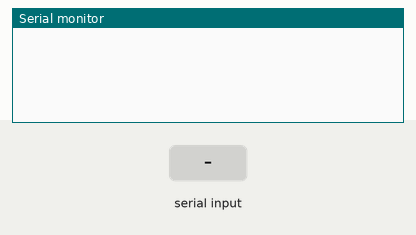
Bench run of a sketch on a simulated Arduino Mega 2560, built with avr-gcc and run on an emulated ATmega2560. On the bench: the last lines printed to the serial monitor. The inputs (shaded band) are chosen by the test bench.

Above: at 1.2 s.
1.3 s: "1" received over the second serial link
At 3.5 s:
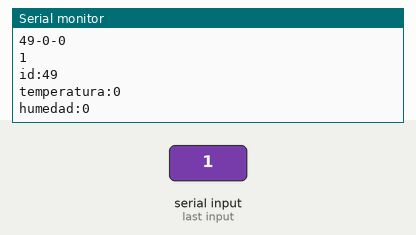
3.8 s: "0" received over the second serial link
At 5.2 s:
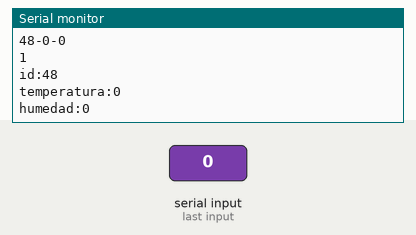
5.3 s: "2" received over the second serial link
At 7.8 s:
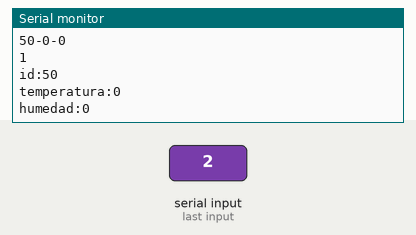
Timing chart, 0 to 9.3 s (numbered marks = the images above; inputs shaded):
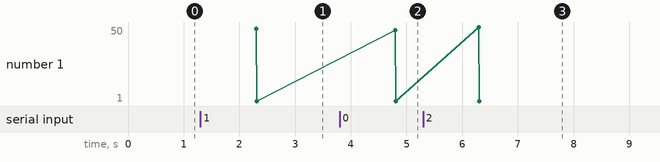

Measured:
- after the input at 1.3 s, the serial monitor: prints a new line after 1.0 s (image 1)
- after the input at 3.8 s, the serial monitor: prints a new line after 1.0 s (image 2)
- after the input at 5.3 s, the serial monitor: prints a new line after 1.0 s (image 3)

The sketch:

dreceptor.ino
```cpp
/*
  StructEnviar

  Este programa muestra la decodificacion de tramas usando desplazamientos

  created 1 apr 2020
  by Fabian Astudillo-Salinas
     <fabian.astudillos@ucuenca.edu.ec>
*/

#define FRAME_SIZE 3

uint8_t id;   // 8 bits
uint16_t temperatura; //9 bits
uint8_t humedad;  // 7 bits

uint8_t trama[FRAME_SIZE];

void setup() {
  Serial.begin(9600);
  memset(trama, 0, FRAME_SIZE);
  Serial3.begin(9600);
}

void loop() {
  int len = Serial3.readBytes(trama,FRAME_SIZE);
  if (len > 0) {
    id = trama[0];
    temperatura = ((uint16_t)trama[1]) << 1 | trama[2]>>7;
    humedad = trama[2] & B01111111;

    Serial.print(String(trama[0]));
    Serial.print("-");
    Serial.print(String(trama[1]));
    Serial.print("-");
    Serial.println(String(trama[2]));

    Serial.println(String(len));
    Serial.print("id:");
    Serial.println(id);
    Serial.print("temperatura:");
    Serial.println(temperatura);
    Serial.print("humedad:");
    Serial.println(humedad);
    Serial.println();

  }
}
```
